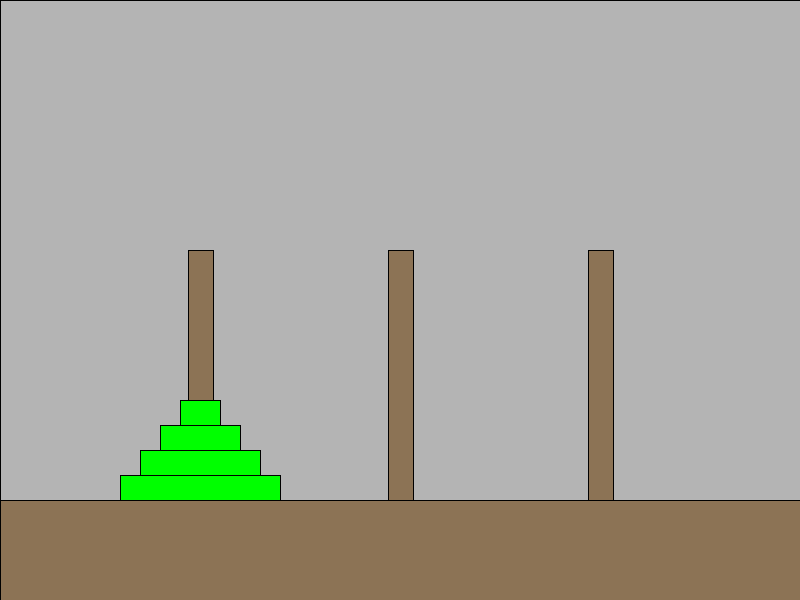
Frame 1 (no input)
Frame 60 (the mouse pressed at the canvas centre just before this capture): identical to frame 1, image omitted
Frame 120 (the mouse held since frame 60 and released just before this capture): identical to frame 1, image omitted

The Processing sketch that drew this single still picture (run headless with seeded random() and noise(); from frame 60 on, the mouse is pressed at the canvas centre):

// Processing sketch: no_comments
// ── no_comments.pde
int[] peg1 = {4,3,2,1};
int[] peg2 = {0,0,0,0};
int[] peg3 = {0,0,0,0};

int selectedDisc = 0;

int baseY = 500;
int pegSpacing = 200;
int pegHeight = 250;
int pegWidth = 25;

int discHeight = 25;
int discWidth = 40;

void setup()
{
  size(800,600);
}

void draw()
{
  fill(180,180,180);
  rect(0,0,800,600);
  
  fill(140, 115, 85);
  rect(0,baseY,800,100);
  
  for(int i = 1; i <= 3; i++)
  {
    rect(  pegSpacing*i - pegWidth/2, 
          baseY - pegHeight,
          pegWidth,
          pegHeight);
  }
  
  drawPeg(1, peg1);
  drawPeg(2, peg2);
  drawPeg(3, peg3);
  
  if(selectedDisc > 0)
  {
    fill(0,255,0);
    rect(400 - selectedDisc*discWidth/2, 100, discWidth*selectedDisc, discHeight);
  }
}

void drawPeg(int which_peg, int[] discs)
{
  for(int i = 0; i < discs.length; i++)
  {
    fill(0,255,0);
    
    if(discs[i] > 0)
    {
      int temp_width = discWidth*discs[i];
      rect(pegSpacing*which_peg - temp_width/2, baseY - discHeight*(i+1), temp_width, discHeight);
    }
  } 
}

void mouseClicked()
{
  for(int i = 1; i <= 3; i++)
  {
    if(mouseX > pegSpacing*i - discWidth*peg1.length/2 && mouseX < pegSpacing*i + discWidth*peg1.length/2)
    {
       if(selectedDisc == 0)
       {
         if(i == 1)
         {
           maybeTakeSomethingFrom(peg1);
         }else if(i == 2){
           maybeTakeSomethingFrom(peg2);
         }else{
           maybeTakeSomethingFrom(peg3);
         } 
       }else{
         if(i == 1)
         {
           maybePutSomethingDown(peg1);
         }else if(i == 2){
           maybePutSomethingDown(peg2);
         }else{
           maybePutSomethingDown(peg3);
         }
         
       }
       
    }
  }
}

void maybePutSomethingDown(int[] which_peg)
{
  for(int i = 0; i < which_peg.length; i++)
  {
    if(which_peg[i] == 0)
    {
      which_peg[i] = selectedDisc;
      selectedDisc = 0;
    }
  }
}

void maybeTakeSomethingFrom(int[] which_peg)
{
  for(int i = which_peg.length-1; i >= 0; i--)
  {
    if(which_peg[i] != 0)
    {
      selectedDisc = which_peg[i];
      which_peg[i] = 0;
      return;
    }
  }
  
}
